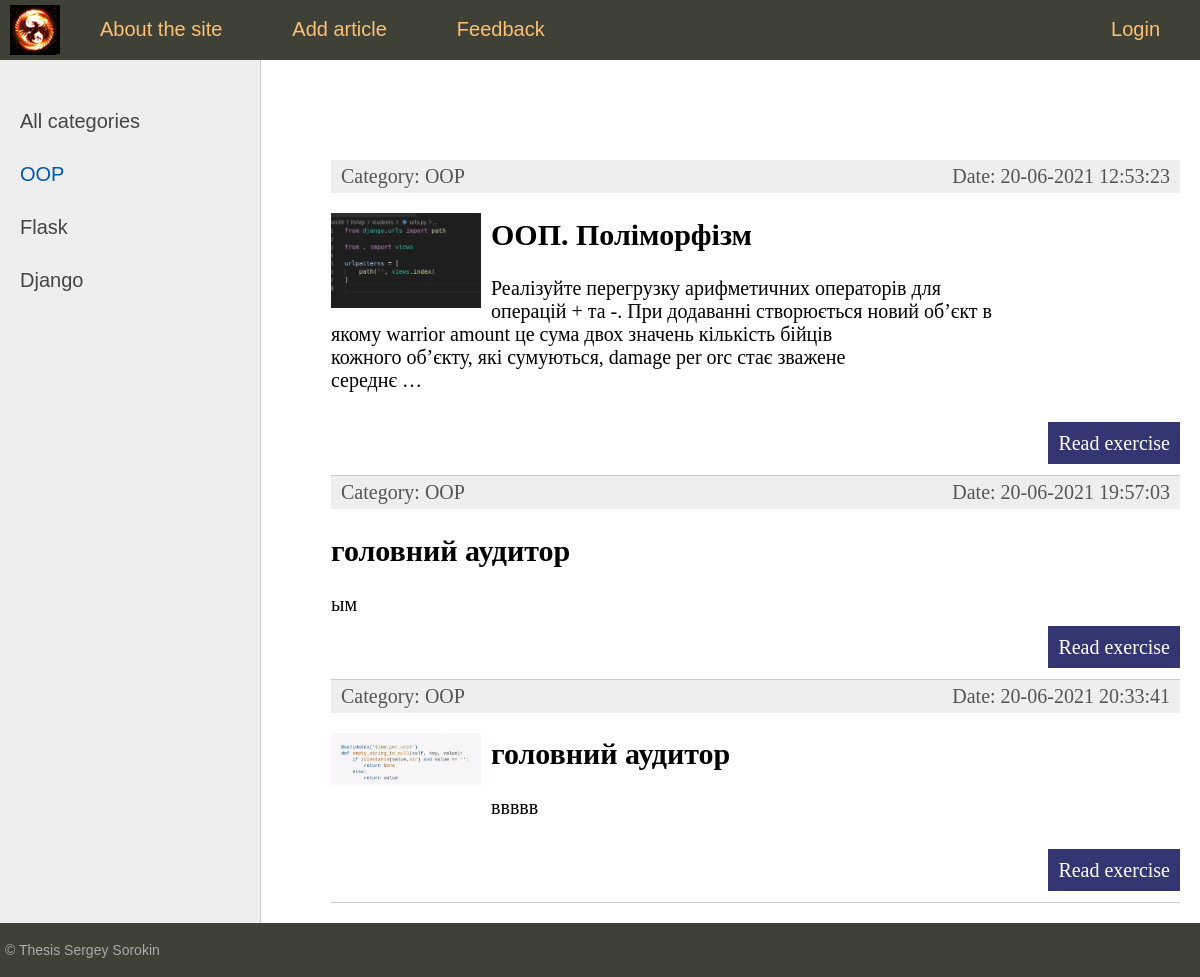
The app's page /category/oop/, older data.
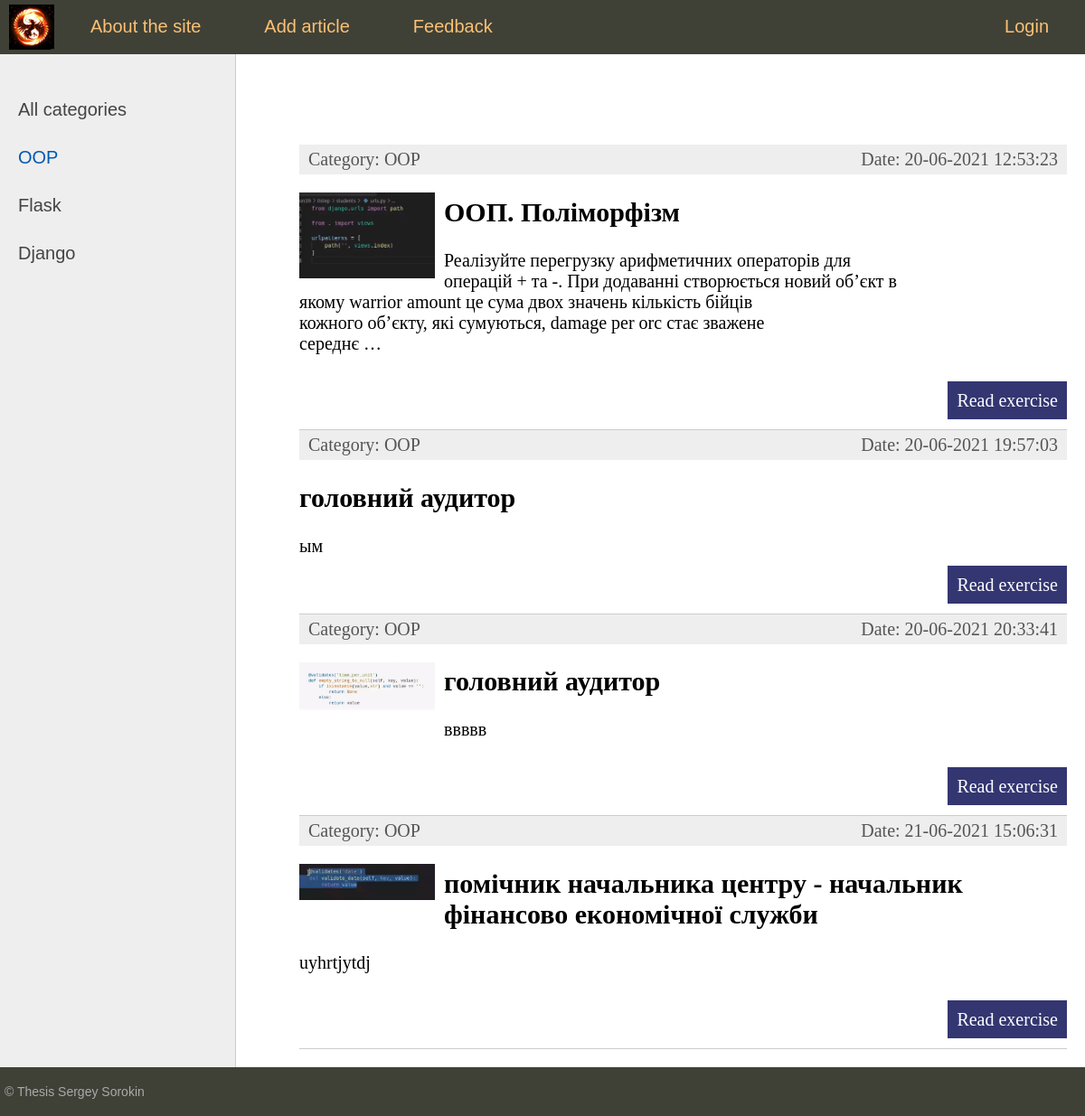
The same page, newer data.
### itstep/models.py (models this page shows, shortened)
class Category(models.Model):
    name = models.CharField(max_length=100, db_index=True, verbose_name="Category")
    slug = models.SlugField(max_length=255, unique=True, db_index=True, verbose_name="URL")
    def __str__(self):
        return self.name
    def get_absolute_url(self):
        return reverse('category', kwargs={'cat_slug': self.slug})
    class Meta:
        verbose_name = 'Category'
        verbose_name_plural = 'Categories'
        ordering = ['id']

class Exercises(models.Model):
    title = models.CharField(max_length=255, verbose_name='title')
    slug = models.SlugField(max_length=255, unique=True, db_index=True, verbose_name="URL")
    content = models.TextField(blank=True, verbose_name='content')
    photo = models.ImageField(upload_to="photos/", verbose_name='photo')
    time_create = models.DateTimeField(auto_now_add=True)
    time_update = models.DateTimeField(auto_now=True)
    is_published = models.BooleanField(default=True)
    cat = models.ForeignKey('Category',
                            on_delete=models.PROTECT)
    def get_absolute_url(self):
        return reverse('post', kwargs={'post_slug': self.slug})
    class Meta:
        verbose_name = 'My exercises'
        verbose_name_plural = 'My exercises'
        ordering = ['id']

### itstep/views.py (the view)
# urls.py: path('category/<slug:cat_slug>/', show_category, name='category'),
def show_category(request, cat_slug):
    cat = get_object_or_404(Category, slug=cat_slug)
    posts = Exercises.objects.filter(cat_id=cat.pk)
    if len(posts) == 0:
        raise Http404()
    context = {
        'posts': posts,
        'menu': menu,
        'title': cat.name,
        'cat_selected': cat.pk,
    }
    return render(request, 'itstep/index.html', context=context)

### itstep/templatetags/itstep_tags.py (called while the page is built)
@register.inclusion_tag('itstep/list_categories.html')
def show_categories(sort=None, cat_selected=0):
    if not sort:
        cats = Category.objects.all()
    else:
        cats = Category.objects.order_by(sort)
    return {"cats": cats, "cat_selected": cat_selected}

### itstep/templates/itstep/index.html (shortened to what this page needs)
{% extends 'itstep/base.html' %} {% block content %}
<ul class="list-articles">
    {% for p in posts %}
    <li>
        <div class="article-panel">
            <p class="first">Category: {{p.cat}}</p>
            <p class="last">Date: {{p.time_update|date:"d-m-Y H:i:s"}}</p>
        </div>
        {% if p.photo %}
        <p><img class="img-article-left thumb" src="{{p.photo.url}}"></p>
        {% endif %}
        <h2>{{p.title}}</h2>
        {% autoescape on %}
        {{p.content|linebreaks|truncatewords:30}}
        {% endautoescape %}
        <p class="link-read-post"><a href="{{ p.get_absolute_url }}">Read exercise</a></p>
    </li>
    {% endfor %}
</ul>
{% endblock %}

### itstep/templates/itstep/list_categories.html
{% for c in cats %}
{% if c.pk == cat_selected %}
<li class="selected">{{c.name}}</li>
{% else %}
<li><a href="{{ c.get_absolute_url }}">{{c.name}}</a></li>
{% endif %}
{% endfor %}

Row changes from the older to the newer data that the page shows:
added Exercises: cat "OOP", time_update "21-06-2021 15:06:31", photo (picture), title "помічник начальника центру - начальник фінансово економічної служби", content "uyhrtjytdj"
